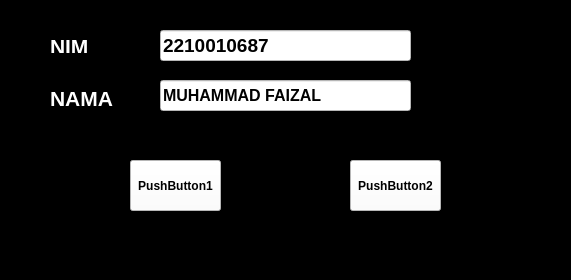
<?xml version="1.0" encoding="UTF-8"?>
<ui version="4.0">
 <class>MainWindow</class>
 <widget class="QMainWindow" name="MainWindow">
  <property name="geometry">
   <rect>
    <x>0</x>
    <y>0</y>
    <width>571</width>
    <height>280</height>
   </rect>
  </property>
  <property name="windowTitle">
   <string>MainWindow</string>
  </property>
  <property name="styleSheet">
   <string notr="true">background-color: rgb(0, 0, 0);</string>
  </property>
  <widget class="QWidget" name="centralwidget">
   <widget class="QLabel" name="label">
    <property name="geometry">
     <rect>
      <x>50</x>
      <y>40</y>
      <width>47</width>
      <height>13</height>
     </rect>
    </property>
    <property name="font">
     <font>
      <pointsize>16</pointsize>
      <weight>75</weight>
      <bold>true</bold>
     </font>
    </property>
    <property name="styleSheet">
     <string notr="true">color: rgb(255, 255, 255);</string>
    </property>
    <property name="text">
     <string>NIM</string>
    </property>
   </widget>
   <widget class="QLabel" name="label_2">
    <property name="geometry">
     <rect>
      <x>50</x>
      <y>90</y>
      <width>71</width>
      <height>16</height>
     </rect>
    </property>
    <property name="font">
     <font>
      <pointsize>16</pointsize>
      <weight>75</weight>
      <bold>true</bold>
     </font>
    </property>
    <property name="styleSheet">
     <string notr="true">color: rgb(255, 255, 255);</string>
    </property>
    <property name="text">
     <string>NAMA</string>
    </property>
   </widget>
   <widget class="QLineEdit" name="lineEdit">
    <property name="geometry">
     <rect>
      <x>160</x>
      <y>30</y>
      <width>251</width>
      <height>31</height>
     </rect>
    </property>
    <property name="font">
     <font>
      <pointsize>14</pointsize>
      <weight>75</weight>
      <bold>true</bold>
     </font>
    </property>
    <property name="styleSheet">
     <string notr="true">background-color: rgb(255, 255, 255);</string>
    </property>
    <property name="text">
     <string>2210010687</string>
    </property>
   </widget>
   <widget class="QLineEdit" name="lineEdit_2">
    <property name="geometry">
     <rect>
      <x>160</x>
      <y>80</y>
      <width>251</width>
      <height>31</height>
     </rect>
    </property>
    <property name="font">
     <font>
      <pointsize>12</pointsize>
      <weight>75</weight>
      <bold>true</bold>
     </font>
    </property>
    <property name="layoutDirection">
     <enum>Qt::LeftToRight</enum>
    </property>
    <property name="styleSheet">
     <string notr="true">background-color: rgb(255, 255, 255);</string>
    </property>
    <property name="text">
     <string>MUHAMMAD FAIZAL</string>
    </property>
   </widget>
   <widget class="QPushButton" name="pushButton">
    <property name="geometry">
     <rect>
      <x>130</x>
      <y>160</y>
      <width>91</width>
      <height>51</height>
     </rect>
    </property>
    <property name="font">
     <font>
      <weight>75</weight>
      <bold>true</bold>
     </font>
    </property>
    <property name="layoutDirection">
     <enum>Qt::LeftToRight</enum>
    </property>
    <property name="autoFillBackground">
     <bool>false</bool>
    </property>
    <property name="styleSheet">
     <string notr="true">background-color: rgb(255, 255, 255);</string>
    </property>
    <property name="text">
     <string>PushButton1</string>
    </property>
    <property name="autoExclusive">
     <bool>false</bool>
    </property>
    <property name="autoDefault">
     <bool>false</bool>
    </property>
    <property name="default">
     <bool>false</bool>
    </property>
    <property name="flat">
     <bool>false</bool>
    </property>
   </widget>
   <widget class="QPushButton" name="pushButton_2">
    <property name="geometry">
     <rect>
      <x>350</x>
      <y>160</y>
      <width>91</width>
      <height>51</height>
     </rect>
    </property>
    <property name="font">
     <font>
      <weight>75</weight>
      <bold>true</bold>
     </font>
    </property>
    <property name="styleSheet">
     <string notr="true">background-color: rgb(255, 255, 255);</string>
    </property>
    <property name="text">
     <string>PushButton2</string>
    </property>
   </widget>
  </widget>
  <widget class="QMenuBar" name="menubar">
   <property name="geometry">
    <rect>
     <x>0</x>
     <y>0</y>
     <width>571</width>
     <height>21</height>
    </rect>
   </property>
  </widget>
  <widget class="QStatusBar" name="statusbar"/>
 </widget>
 <resources/>
 <connections/>
</ui>
